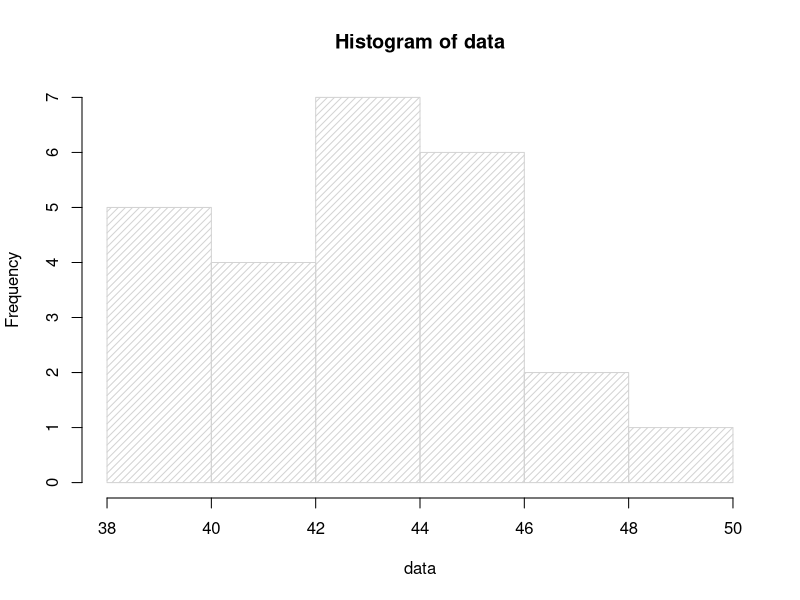
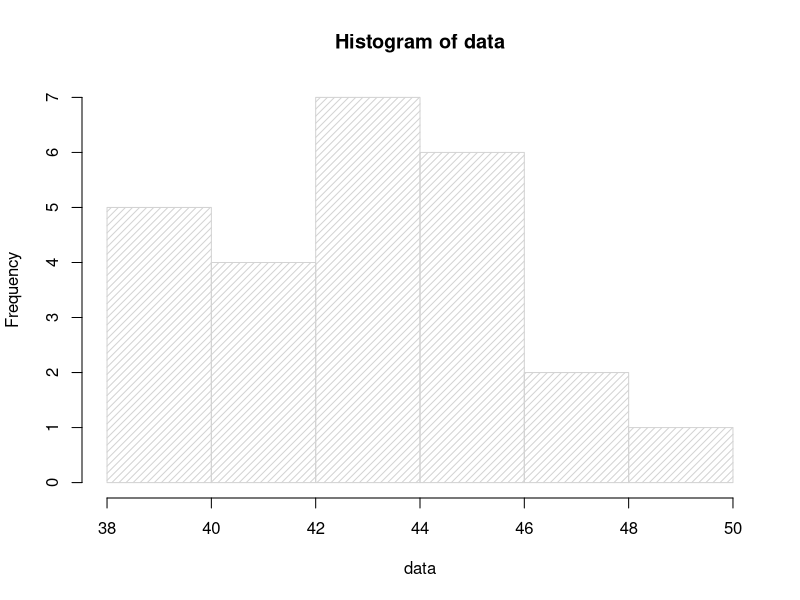

Write R code to recreate these figures, in order.
## ---- chunk 1
## DATA GENERATION
shape1 = 2**runif(1,-1,1)
shape2 = 2**runif(1,-1,1)
n1 = sample(5:10,1)
n2 = sample(5:8,1)
mag = sample(-1:3,1)
scale = 10^mag
offset = runif(1,0,10)*scale
data = sort(round(rbeta(n1*n2,shape1,shape2)*scale + offset,-mag+2))
h = hist(data,density=20)

## The frequency table
ft = ''
ft = paste(c(ft, paste(c('| $', h$breaks[1], '\\le X \\le ', h$breaks[2], '$| ', h$counts[1], ' |'),collapse=''), '\n'),collapse='')
for(i in 2:length(h$counts))
{
    ft = paste(c(ft, paste(c('| $', h$breaks[i], '< X \\le ', h$breaks[i+1], '$| ', h$counts[i], ' |'),collapse=''), '\n'),collapse='')
}
## ---- chunk 2
disp = '|'
for(i in 1:n2)
{
    disp = paste(c(disp,'\t column',i,'\t|'),collapse='')
}
disp = paste(c(disp,'\n|'),collapse='')
for(i in 1:n2)
{
    disp = paste(c(disp,'---------|'),collapse='')
}
#disp = paste(c(disp,'\n'),collapse='')
for(i in 1:n1)
{
    disp = paste(c(disp,'\n|'),collapse='')
    for(j in 1:n2)
    {
        disp = paste(c(disp,data[(j-1)*n1+i],'|'),collapse='')
    }
}
## ---- chunk 3
hist(data,density=20)
